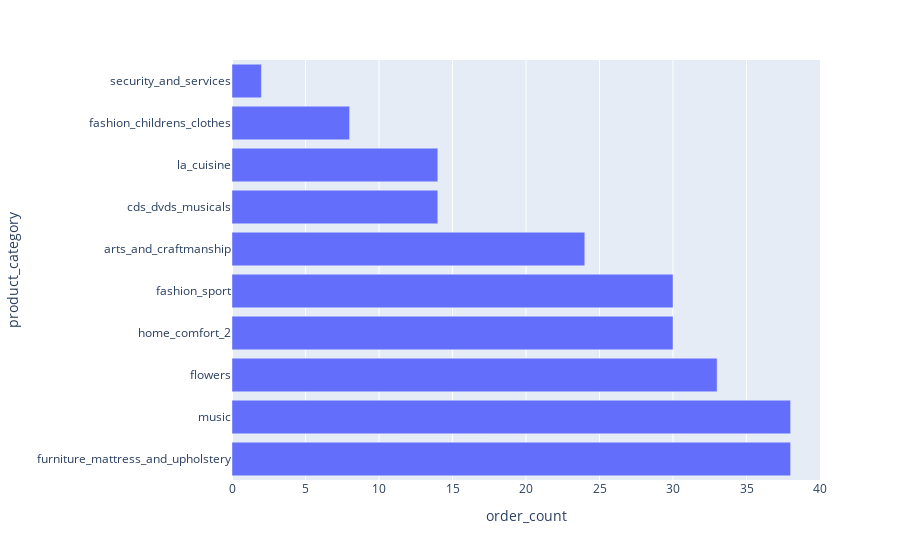

The cell this chart's notebook holds for it:
### Markdown cell above
Based on the rating, we could see that cd_dvd_musical is the highest, followed by fashion and book. This might be because item like cd normally

### Code cell
df_grouped_category.sort_values(by=['order_count'], ascending=True, inplace=True)
fig = px.bar(df_grouped_category.iloc[:10], x='order_count', orientation='h', y='product_category')
fig.update_yaxes(categoryorder='total descending')
fig

### Figure 1 — Plotly figure (JSON) as saved in the notebook; plotly's stock layout.template omitted (floating-point values rounded to 4 significant figures)
{"data": [{"alignmentgroup": "True", "hovertemplate": "order_count=%{x}<br>product_category=%{y}<extra></extra>", "legendgroup": "", "marker": {"color": "#636efa"}, "name": "", "offsetgroup": "", "orientation": "h", "showlegend": false, "textposition": "auto", "type": "bar", "x": [2, 8, 14, 14, 24, 30, 30, 33, 38, 38], "xaxis": "x", "y": ["security_and_services", "fashion_childrens_clothes", "cds_dvds_musicals", "la_cuisine", "arts_and_craftmanship", "home_comfort_2", "fashion_sport", "flowers", "furniture_mattress_and_upholstery", "music"], "yaxis": "y"}], "layout": {"autosize": true, "barmode": "relative", "legend": {"tracegroupgap": 0}, "margin": {"t": 60}, "xaxis": {"anchor": "y", "autorange": true, "domain": [0, 1], "range": [0, 40], "title": {"text": "order_count"}, "type": "linear"}, "yaxis": {"anchor": "x", "autorange": true, "categoryorder": "total descending", "domain": [0, 1], "range": [-0.5, 9.5], "title": {"text": "product_category"}, "type": "category"}}}
